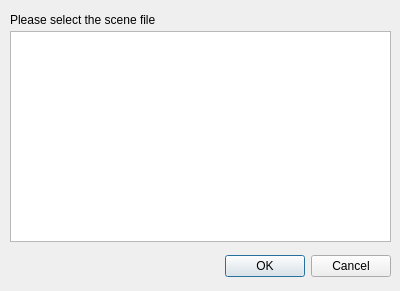
<?xml version="1.0" encoding="UTF-8"?>
<ui version="4.0">
 <class>SelectSceneDialog</class>
 <widget class="QDialog" name="SelectSceneDialog">
  <property name="geometry">
   <rect>
    <x>0</x>
    <y>0</y>
    <width>400</width>
    <height>291</height>
   </rect>
  </property>
  <property name="windowTitle">
   <string>Select Scene File</string>
  </property>
  <widget class="QWidget" name="layoutWidget">
   <property name="geometry">
    <rect>
     <x>10</x>
     <y>250</y>
     <width>381</width>
     <height>33</height>
    </rect>
   </property>
   <layout class="QHBoxLayout">
    <property name="spacing">
     <number>6</number>
    </property>
    <property name="margin">
     <number>0</number>
    </property>
    <item>
     <spacer>
      <property name="orientation">
       <enum>Qt::Horizontal</enum>
      </property>
      <property name="sizeHint" stdset="0">
       <size>
        <width>131</width>
        <height>31</height>
       </size>
      </property>
     </spacer>
    </item>
    <item>
     <widget class="QPushButton" name="mBtnOK">
      <property name="text">
       <string>OK</string>
      </property>
     </widget>
    </item>
    <item>
     <widget class="QPushButton" name="mBtnCancel">
      <property name="text">
       <string>Cancel</string>
      </property>
     </widget>
    </item>
   </layout>
  </widget>
  <widget class="QListWidget" name="mLstScene">
   <property name="geometry">
    <rect>
     <x>10</x>
     <y>31</y>
     <width>381</width>
     <height>211</height>
    </rect>
   </property>
   <property name="selectionRectVisible">
    <bool>false</bool>
   </property>
  </widget>
  <widget class="QLabel" name="mLblGuide">
   <property name="geometry">
    <rect>
     <x>10</x>
     <y>10</y>
     <width>181</width>
     <height>20</height>
    </rect>
   </property>
   <property name="text">
    <string>Please select the scene file</string>
   </property>
  </widget>
 </widget>
 <resources/>
 <connections>
  <connection>
   <sender>mBtnOK</sender>
   <signal>clicked()</signal>
   <receiver>SelectSceneDialog</receiver>
   <slot>onBtnOK()</slot>
   <hints>
    <hint type="sourcelabel">
     <x>260</x>
     <y>265</y>
    </hint>
    <hint type="destinationlabel">
     <x>67</x>
     <y>259</y>
    </hint>
   </hints>
  </connection>
  <connection>
   <sender>mBtnCancel</sender>
   <signal>clicked()</signal>
   <receiver>SelectSceneDialog</receiver>
   <slot>onBtnCancel()</slot>
   <hints>
    <hint type="sourcelabel">
     <x>341</x>
     <y>267</y>
    </hint>
    <hint type="destinationlabel">
     <x>112</x>
     <y>265</y>
    </hint>
   </hints>
  </connection>
 </connections>
 <slots>
  <slot>onBtnOK()</slot>
  <slot>onBtnCancel()</slot>
 </slots>
</ui>
